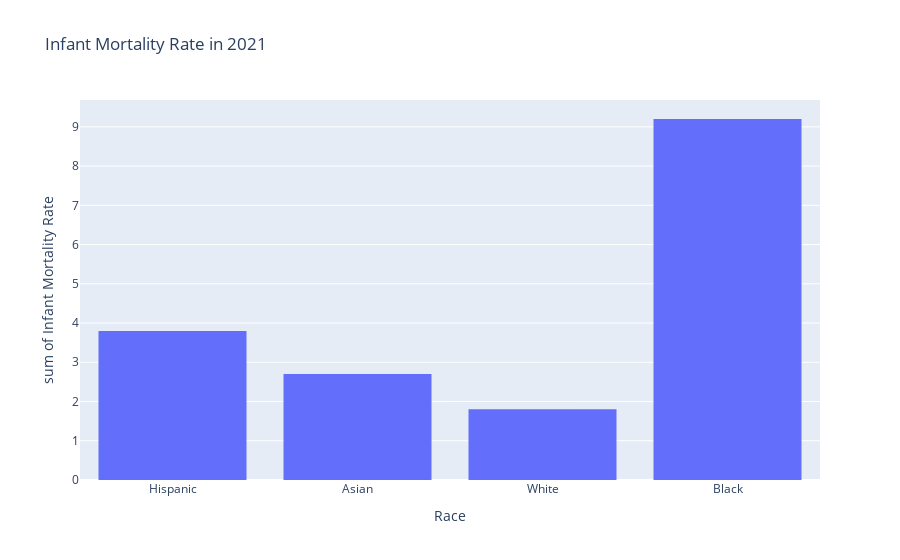

This figure's notebook cell:
### Code cell
fig = px.histogram(newinfant_2021, x="Race", y="Infant Mortality Rate", title='Infant Mortality Rate in 2021')

fig.show()

### Figure 1 — Plotly figure (JSON) as saved in the notebook; plotly's stock layout.template omitted (floating-point values rounded to 4 significant figures)
{"data": [{"alignmentgroup": "True", "bingroup": "x", "histfunc": "sum", "hovertemplate": "Race=%{x}<br>sum of Infant Mortality Rate=%{y}<extra></extra>", "legendgroup": "", "marker": {"color": "#636efa", "pattern": {"shape": ""}}, "name": "", "offsetgroup": "", "orientation": "v", "showlegend": false, "type": "histogram", "x": ["Hispanic", "Asian", "White", "Black"], "xaxis": "x", "y": [3.8, 2.7, 1.8, 9.2], "yaxis": "y"}], "layout": {"autosize": true, "barmode": "relative", "legend": {"tracegroupgap": 0}, "title": {"text": "Infant Mortality Rate in 2021"}, "xaxis": {"anchor": "y", "autorange": true, "domain": [0, 1], "range": [-0.5, 3.5], "title": {"text": "Race"}, "type": "category"}, "yaxis": {"anchor": "x", "autorange": true, "domain": [0, 1], "range": [0, 9.684], "title": {"text": "sum of Infant Mortality Rate"}, "type": "linear"}}}
